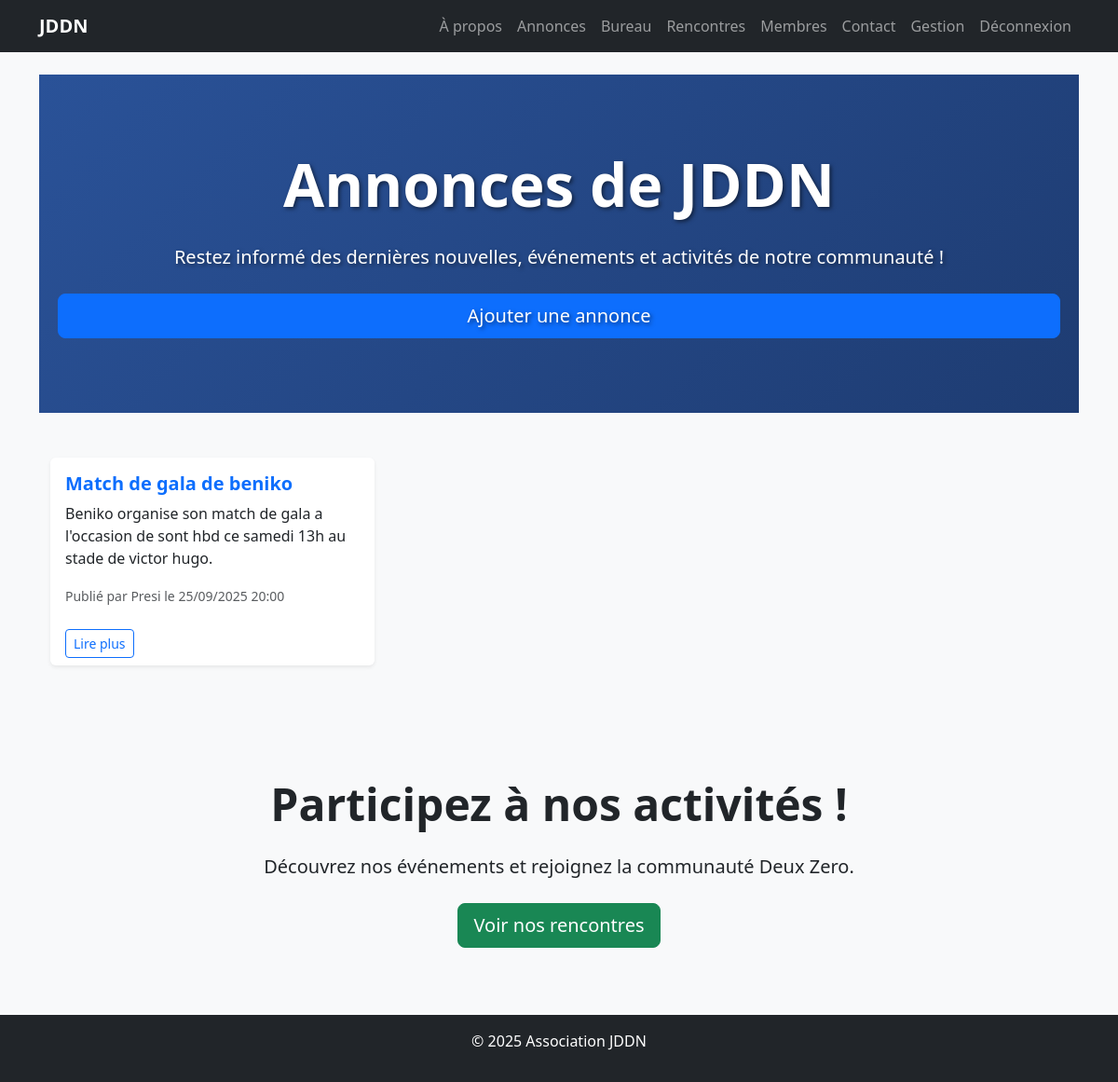
Before: /annonces/ (signed in) with the older database file.
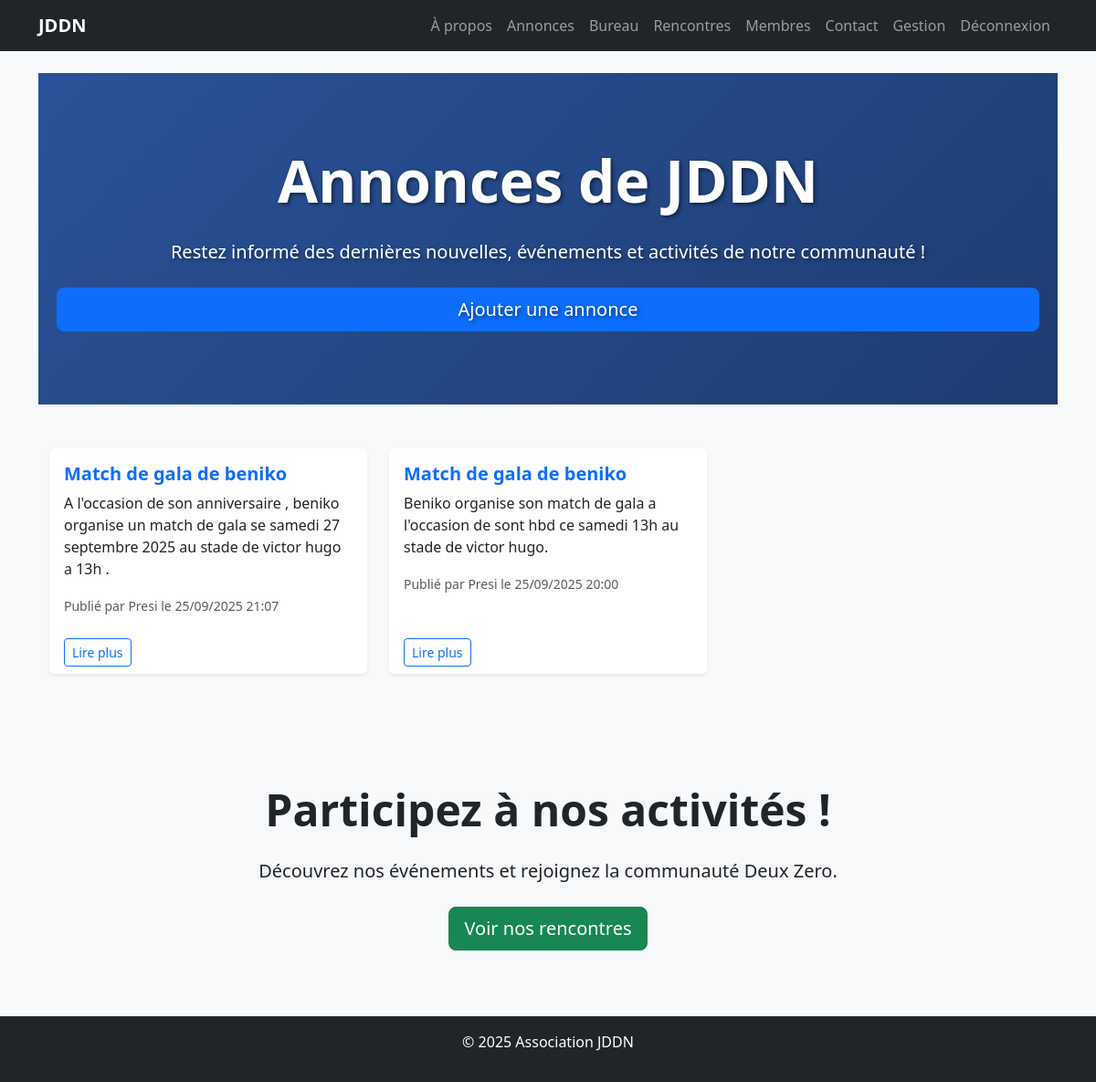
After: the same page with the newer database file.
### core/models.py (models this page shows, shortened)
class Annonce(models.Model):
    association = models.ForeignKey(Association, on_delete=models.CASCADE, related_name='annonces')
    titre = models.CharField(max_length=200)
    contenu = models.TextField()
    date_creation = models.DateTimeField(auto_now_add=True)
    publie_par = models.ForeignKey(Membre, on_delete=models.SET_NULL, null=True)

class Membre(AbstractUser):
    association = models.ForeignKey('Association', on_delete=models.CASCADE, related_name='membres', null=True)
    pseudo = models.CharField(max_length=50, unique=True)
    date_naissance = models.DateField(null=True, blank=True)
    lieu_naissance = models.CharField(max_length=100, blank=True)
    photo = models.ImageField(upload_to='membres/', blank=True, null=True)
    role = models.ForeignKey('Role', on_delete=models.SET_NULL, null=True, blank=True)
    groups = models.ManyToManyField(
        'auth.Group',
        verbose_name=_('groups'),
        blank=True,
        related_name='membre_groups',  # Nom unique pour éviter le conflit avec auth.User
        help_text=_(
            'The groups this user belongs to. A user will get all permissions '
            'granted to each of their groups.'
        ),
    )
    user_permissions = models.ManyToManyField(
        'auth.Permission',
        verbose_name=_('user permissions'),
        blank=True,
        related_name='membre_permissions',  # Nom unique pour éviter le conflit avec auth.User
        help_text=_('Specific permissions for this user.'),
    )
    def is_bureau(self):
        return self.role and self.role.nom != 'membre_simple'

### core/views.py (the view)
# urls.py: path('annonces/', views.annonces, name='annonces'),
@login_required
def annonces(request):
    association = request.user.association
    if not association:
        return render(request, 'core/403.html', {'error': 'Aucune association associée à cet utilisateur.'}, status=403)
    annonces = Annonce.objects.filter(association=association).order_by('-date_creation')
    annonces_with_delays = [(annonce, index / 3.0) for index, annonce in enumerate(annonces)]
    return render(request, 'core/annonces.html', {
        'association': association,
        'annonces_with_delays': annonces_with_delays,
    })

### templates/core/annonces.html (shortened to what this page needs)
{% extends 'base.html' %}
{% load static %}
{% block content %}
<div class="container-fluid p-0">
    <div class="hero-section text-center text-white" style="background: linear-gradient(135deg, #2a5298 0%, #1e3c72 100%); padding: 80px 20px;">
        <h1 class="display-3 fw-bold mb-4 animate__animated animate__fadeIn">Annonces de {{ association.nom }}</h1>
        <p class="lead mb-4 animate__animated animate__fadeIn" style="animation-delay: 0.3s;">
            Restez informé des dernières nouvelles, événements et activités de notre communauté !
        </p>
        {% if user.is_bureau %}
            <a href="{% url 'ajouter_annonce' %}" class="btn btn-primary btn-lg animate__animated animate__pulse" style="animation-delay: 0.6s;">Ajouter une annonce</a>
        {% endif %}
    </div>
    <div class="container my-5">
        {% if annonces_with_delays %}
            <div class="row">
                {% for annonce, delay in annonces_with_delays %}
                    <div class="col-md-6 col-lg-4 mb-4">
                        <div class="card h-100 border-0 shadow-sm animate__animated animate__fadeInUp" style="animation-delay: {{ delay }}s;">
                            <div class="card-body">
                                <h5 class="card-title text-primary fw-bold">{{ annonce.titre }}</h5>
                                <p class="card-text">{{ annonce.contenu|truncatewords:50 }}</p>
                                <small class="text-muted">Publié par {{ annonce.publie_par.pseudo|default:"N/A" }} le {{ annonce.date_creation|date:"d/m/Y H:i" }}</small>
                            </div>
                            <div class="card-footer bg-transparent border-0">
                                <a href="#" class="btn btn-outline-primary btn-sm">Lire plus</a>
                            </div>
                        </div>
                    </div>
                {% endfor %}
            </div>
        {% endif %}
    </div>
    <div class="cta-section text-center py-5 bg-light">
        <h2 class="display-5 fw-bold mb-4 animate__animated animate__fadeIn">Participez à nos activités !</h2>
        <p class="lead mb-4">Découvrez nos événements et rejoignez la communauté Deux Zero.</p>
        <a href="{% url 'rencontres' %}" class="btn btn-success btn-lg animate__animated animate__pulse">Voir nos rencontres</a>
    </div>
    <link rel="stylesheet" href="https://cdnjs.cloudflare.com/ajax/libs/animate.css/4.1.1/animate.min.css">
</div>
{% endblock %}

Changed rows visible on the page:
added Annonce: titre "Match de gala de beniko", contenu "A l'occasion de son anniversaire , beniko organise un match de gala se samedi 27 septembre 2025 au stade de victor hugo a 13h .", publie_par.pseudo "Presi", date_creation "25/09/2025 21:07"
